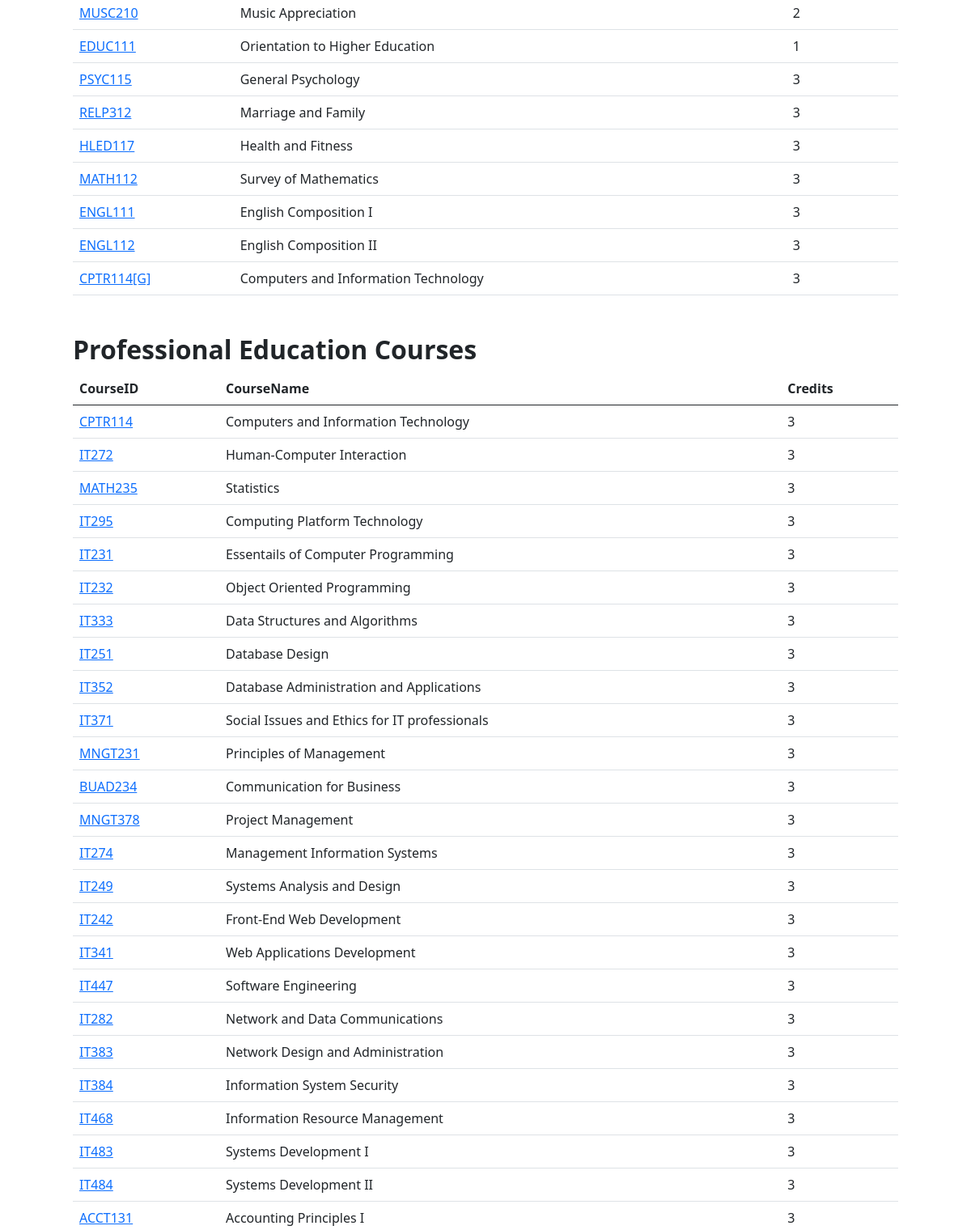
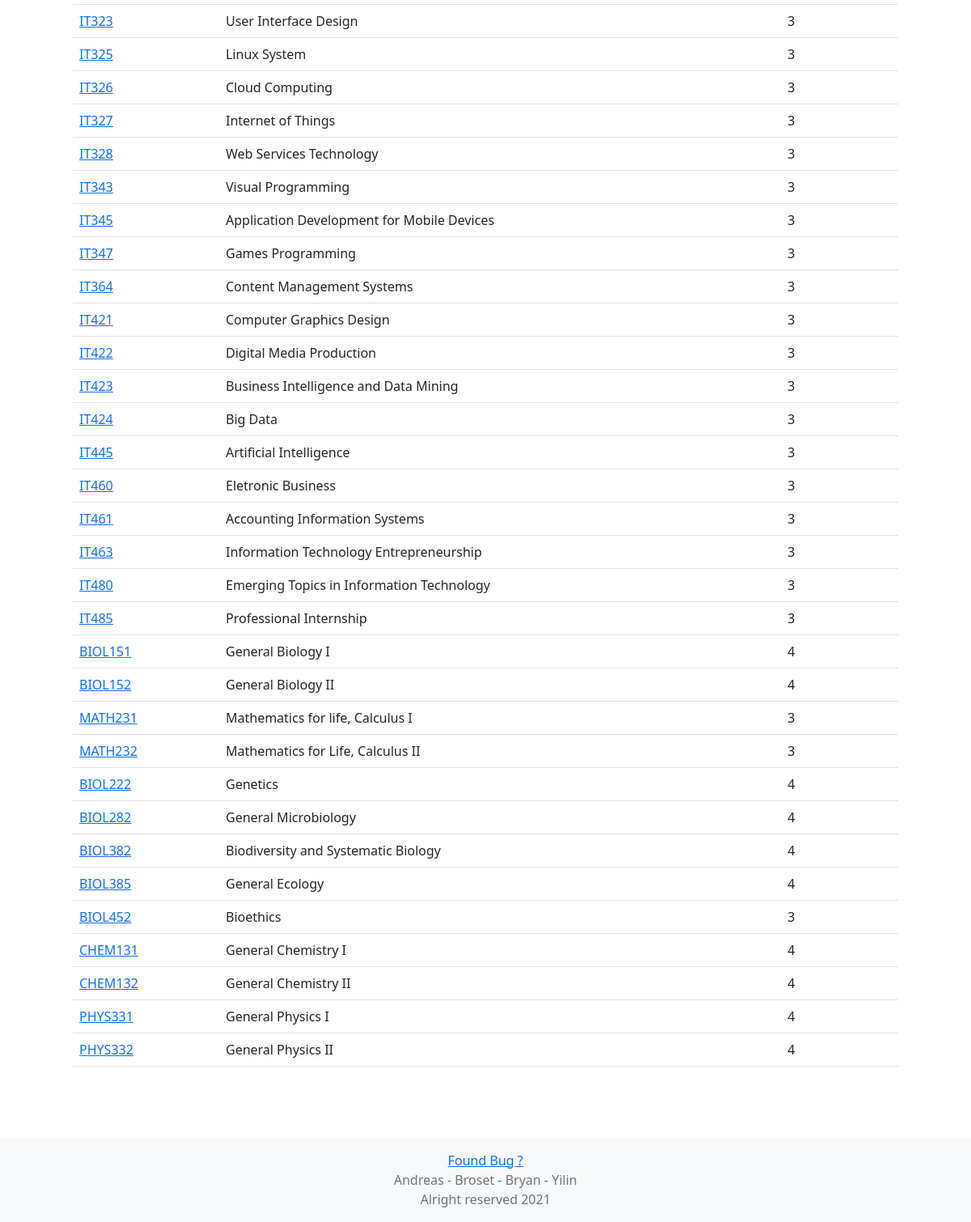
Page /ssapp/admin/course (signed in, lower part) on the earlier database version (2 pictures, top to bottom).
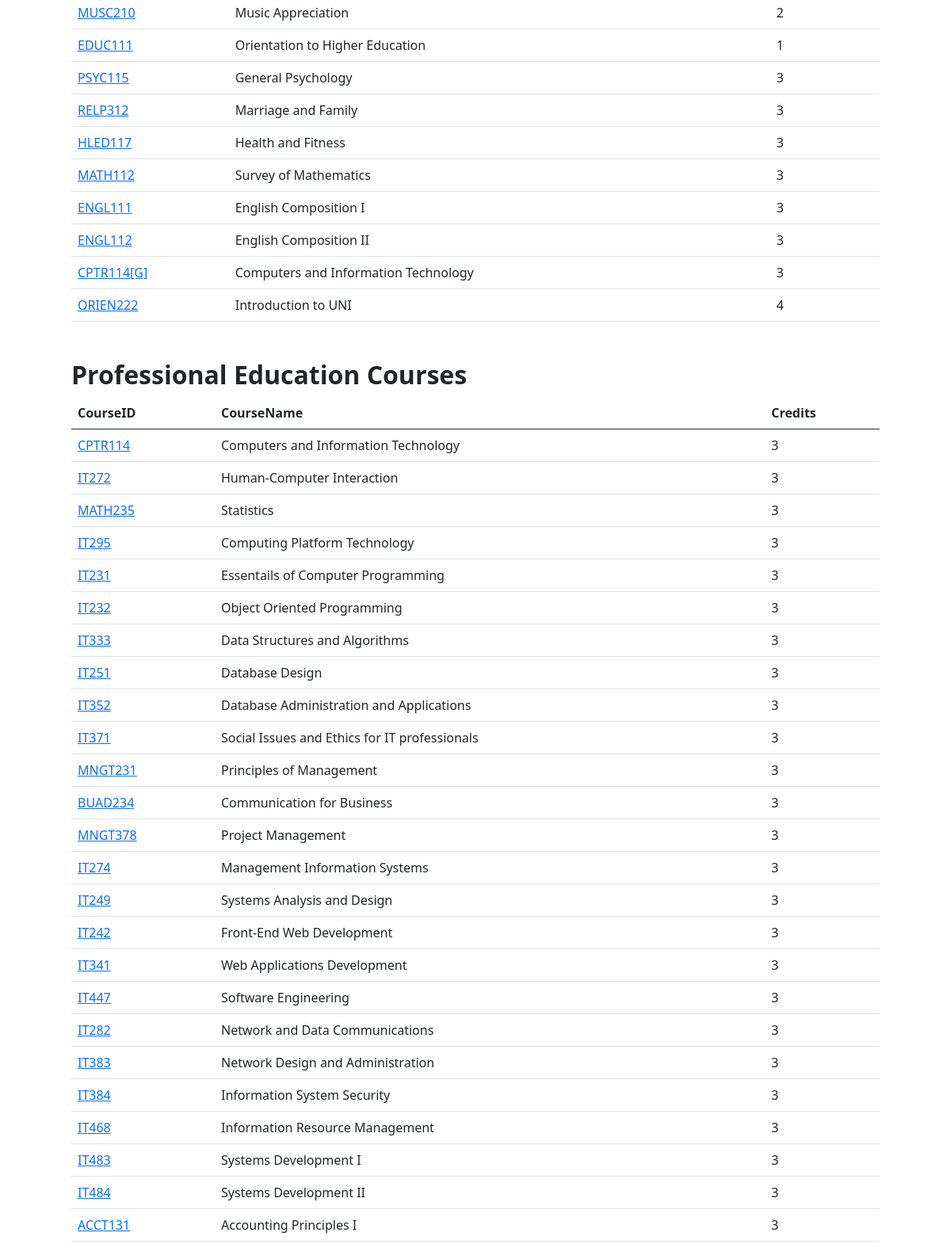
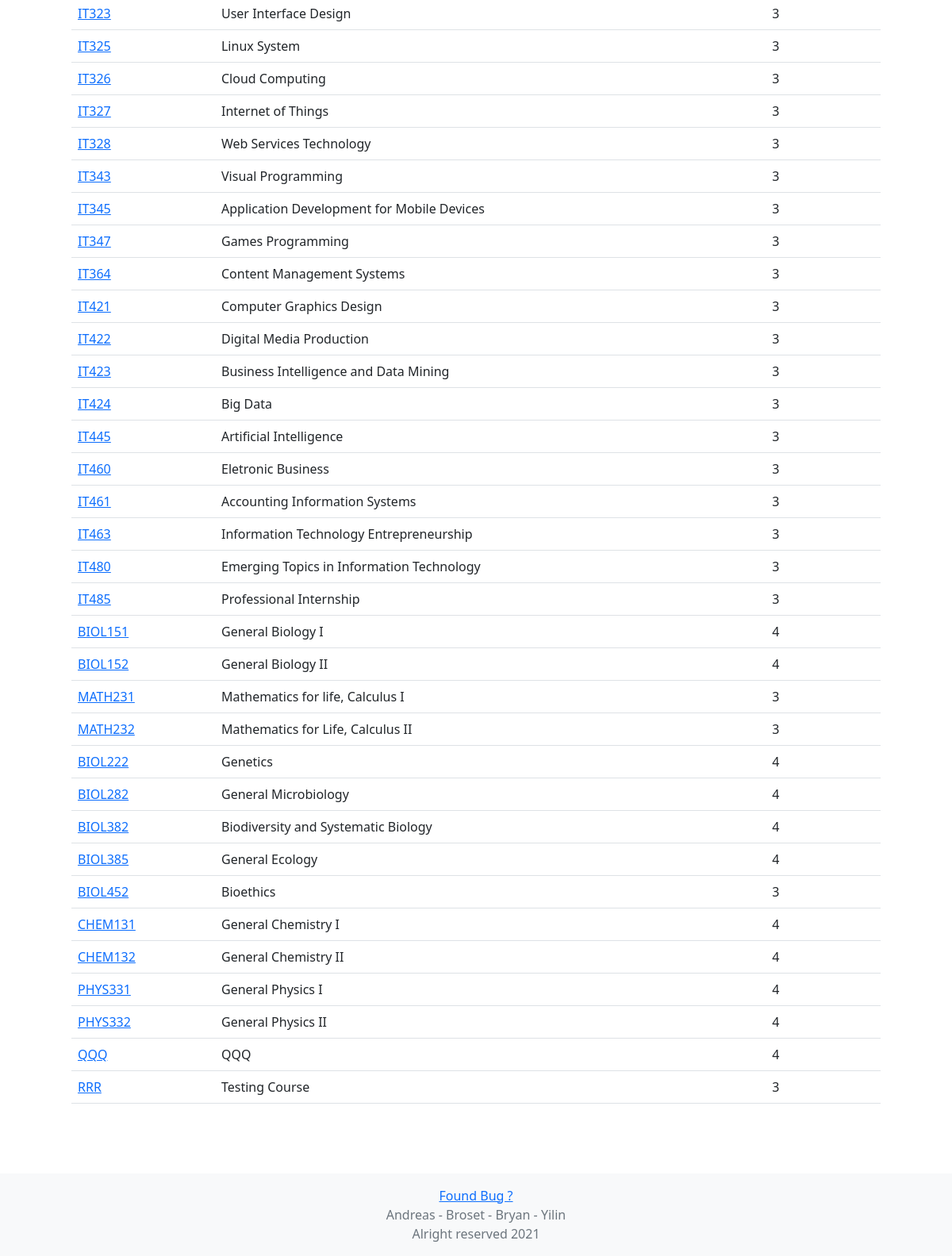
Same page on the later database version (2 pictures, top to bottom).
### ssapp/models.py (models this page shows, shortened)
class Course(models.Model):
    id =  models.CharField(max_length=10, primary_key=True)
    name =  models.CharField(max_length=50)
    credits = models.PositiveSmallIntegerField(default=3)
    category = models.CharField(
        choices = [
            ("General Education Courses", "General Education Courses"),
            ("Professional Courses", "Professional Courses"),
        ], max_length=30, default="Professional Courses"
    )
    faculty = models.ManyToManyField('Faculty', blank=True, related_name="courses")

### ssapp/views.py (the view, shortened to what this page needs)
# urls.py: path('admin/course', views.AdminCourse.as_view(), name="admin_course"),
class AdminCourse(LoginRequiredMixin, generic.CreateView):
    template_name = 'ssapp/admin/course.html'
    login_url = '/accounts/login'
    form_class = CourseForm
    def get(self, *args, **kwargs):
        form = self.form_class()
        context = {"all_courses": Course.objects.all(), "form": form}
        return render(self.request, self.template_name, context)

### ssapp/models.py (called while the page is built)
    def __str__(self):
        return "{}".format(self.name)

### ssapp/templates/ssapp/admin/course.html (shortened to what this page needs)
{% extends 'ssapp/base.html' %}
{% load static %}
{% block body %}
    <div class="p-5">
        <table class="table" id="ge_table">
            <tbody>
            {% for course in all_courses %}
                {% if course.category == "General Education Courses" %}
                    <tr>
                        <td><a href="{% url 'ssapp:admin_class' course.id %}">{{ course.id }}</a></td>
                        <td>{{ course.name }}</td>
                        <td>{{ course.credits }}</td>
                    </tr>
                {% endif %}
            {% endfor %}
            </tbody>
        </table>
        <h2 class="display-7 fw-bold mt-5">Professional Education Courses</h2>
        <table class="table" id="pro_table">
            <thead>
            <tr>
                <th>CourseID</th>
                <th>CourseName</th>
                <th>Credits</th>
            </tr>
            </thead>
            <tbody>
            {% for course in all_courses %}
                {% if course.category == "Professional Courses" %}
                    <tr>
                        <td><a href={% url 'ssapp:admin_class' course.id %}>{{ course.id }}</a></td>
                        <td>{{ course.name }}</td>
                        <td>{{ course.credits }}</td>
                    </tr>
                {% endif %}
            {% endfor %}
            </tbody>
        </table>
    </div>
{% endblock %}

Differences in the rows shown:
added Course: id "ORIEN222", name "Introduction to UNI", credits "4"
added Course: id "QQQ", name "QQQ", credits "4", shown under "Professional Education Courses"
added Course: id "RRR", name "Testing Course", credits "3", shown under "Professional Education Courses"
